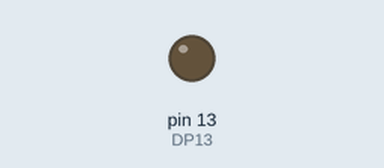
Simulated run of this sketch. Board: Arduino Uno, built with avr-gcc and run on an emulated ATmega328P. On the bench: output pins drawn as LEDs (lit = HIGH). What the sketch prints to the serial monitor is not drawn.

Above: at 2.0 s.
At 5.0 s:
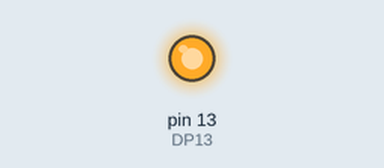
Timing chart, 0 to 9.1 s (numbered marks = the images above):
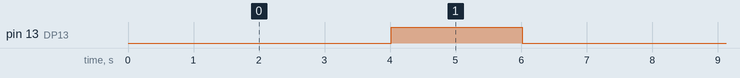

The sketch:

lab1_MonitoringSerialMessages.ino
```cpp
/*
<Robotica>
 - Nivel: 1
 - Grupo E
 - Prof. Claudio Ibañéz
 - Adrian
<Homework-1>
 - Lab Monitoring Serial Messages and turn on integrated Arduino's LED
 - We will interact with Arduino's integrated LED taken this code from
   [Errores comunes, Arduino IDE 2.0](https://www.youtube.com/watch?v=bUiNEKXVCuI&t=127s)
*/
int DP13 = 13;

void setup() {
  //Comunicar Arduino con una computadora.
  Serial.begin(9600);
  //Set pin 13 as OUTPUT
  pinMode(DP13, OUTPUT);

}

void loop() {
  Serial.println("\nHi Arduino this is Homework Lab1.......(◔ ◡ ◔)/");
  Serial.println("\nArduino says: estoy en Loop");
  delay(4000);
  Serial.println("Arduino says: LED ON");
  digitalWrite(DP13, HIGH);
  delay(2000);
  Serial.println("Arduino says: LED OFF");
  digitalWrite(DP13, LOW);
  delay(1000);
} 
```

Measured:
- by itself, pin 13 (DP13): alternates HIGH for 2.0 s and LOW for 5.0 s
